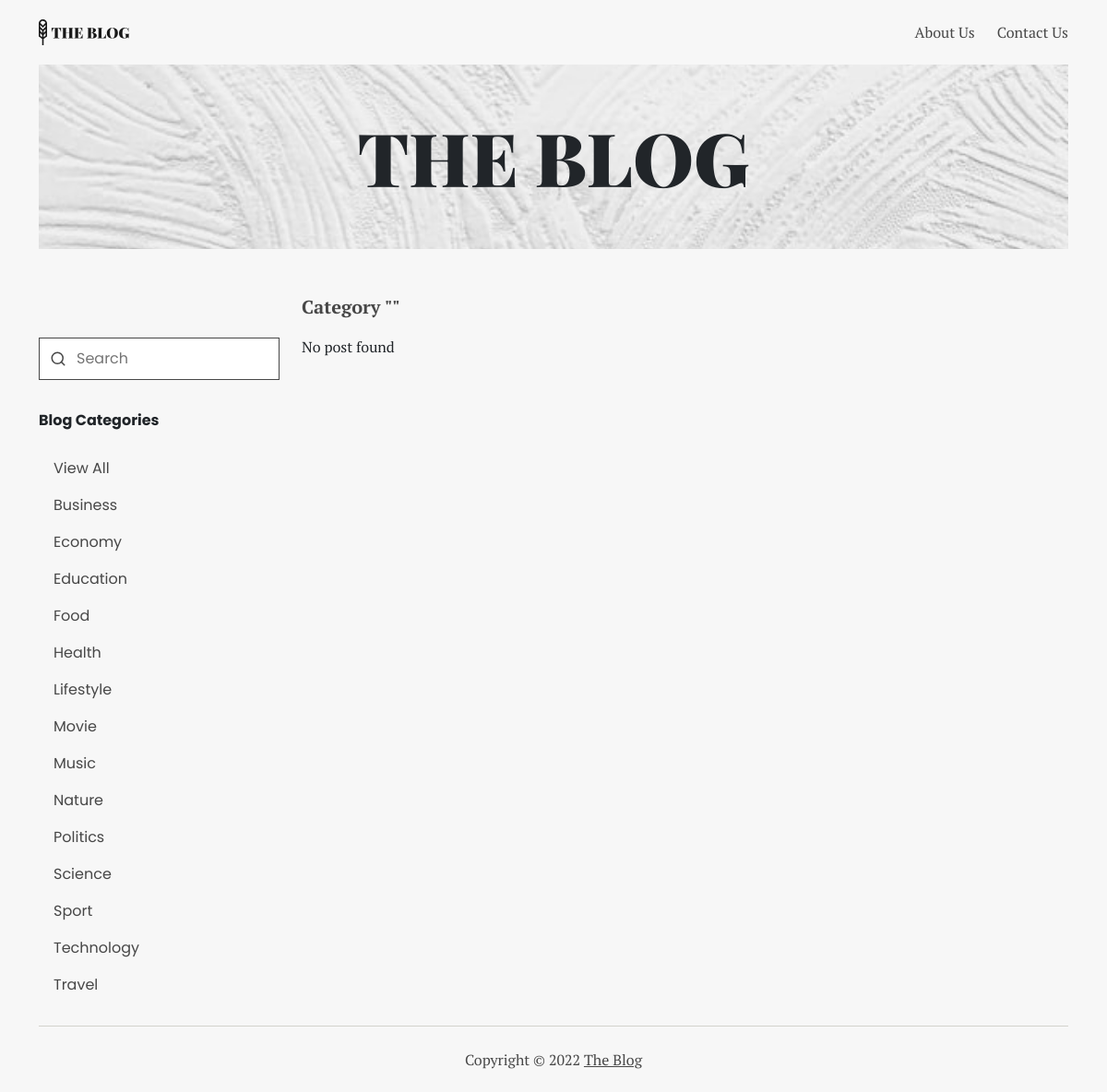
The app's page /category.php with its own data.
### tables this page shows
CREATE TABLE `category` (
  `id` int(11) NOT NULL,
  `name` varchar(250) NOT NULL,
  `createdAt` datetime NOT NULL
);

### category.php (the view, shortened to what this page needs)
<?php
include './connection.php';
$category_name = $_GET['name'];
$sql_category = "SELECT * FROM category ORDER BY name";
$query_category = mysqli_query($conn, $sql_category);
if ($category_name == 'All') {
	$sql_post = "SELECT post.id, post.title, post.body, post.image, post.created_at, user.first_name AS 'author'
							FROM post
							LEFT JOIN user ON post.id_user = user.id
							ORDER BY created_at DESC";
} else {
	$sql_post = "SELECT post.id, post.title, post.body, post.image, post.created_at, user.first_name AS 'author'
								FROM post
								LEFT JOIN user ON post.id_user = user.id
								WHERE category = '$category_name'
								ORDER BY created_at DESC";
}
$query_post = mysqli_query($conn, $sql_post);
?>
<!DOCTYPE html>
<html lang="en">
<head>
	<link rel="stylesheet" href="./style/bootstrap.min.css" />
	<link rel="stylesheet" href="./style/main.css" />
</head>
<body>
	<div class="container">
		<nav class="nav-main" aria-label="main navigation">
			<a href="./"><img src="./assets/logo.svg" alt="The Blog Logo" /></a>
			<div>
				<a href="#">About Us</a>
				<a href="#">Contact Us</a>
			</div>
		</nav>
		<header>
			<section class="banner">
				<img src="./assets/banner.jpg" alt="Banner" />
				<h1 class="display-1">THE BLOG</h1>
			</section>
		</header>
		<main>
			<div class="row mt-0 mt-md-5">
				<aside class="col-12 col-md-3 mt-5 mb-4">
					<form action="./search.php" method="get" class="search">
						<input type="text" name="name" class="input" placeholder="Search" />
						<img src="./assets/ic_search.svg" alt="" />
					</form>
					<div class="category">
						<p class="category__title">Blog Categories</p>
						<nav class="nav-side" aria-label="Category Navigation">
							<a href="category.php?name=All">
								<p class="<?php if ($category_name == 'All') echo 'active' ?>">View All</p>
							</a>
							<?php while ($row = mysqli_fetch_array($query_category)) { ?>
								<a href="category.php?name=<?= $row['name'] ?>">
									<p class='<?php if ($category_name == $row['name']) echo 'active' ?>'><?= $row['name'] ?></p>
								</a>
							<?php } ?>
						</nav>
					</div>
				</aside>
				<article class="col-12 col-md-9 post">
					<?php if ($category_name == 'All') { ?>
						<p class="title-post">All Post</p>
					<?php } else { ?>
						<p class="title-post">Category "<?= $category_name ?>"</p>
					<?php } ?>
					<div class="row mb-3">
						<?php if (mysqli_num_rows($query_post) <= 0) { ?> <p>No post found</p> <?php } ?>
					</div>
				</article>
			</div>
		</main>
		<footer>
			<p>Copyright © <?= date('Y') ?> <a href="#">The Blog</a></p>
		</footer>
	</div>
</body>
</html>

### style/main.css (style rules this page uses)
:root { --background: #f7f7f7; --soft: #d3d2cc; --active: #efead7; --dark: #474747; --darker: #181818; }
* { font-family: "PT Serif", serif; padding: 0; }
body { background-color: var(--background); }
.nav-main { display: flex; height: 70px; justify-content: space-between; align-items: center; }
.nav-main > div { display: flex; gap: 24px; }
.nav-main > div a { text-decoration: none; color: var(--dark); border-bottom: 1px solid var(--background); transition: 0.2s; }
aside * { font-family: Poppins, sans-serif; }
.nav-side a { text-decoration: none; color: var(--dark); }
.nav-side p { margin: 0; padding: 8px 16px; }
.category__title { font-weight: bold; margin: 32px 0 20px 0; }
.input { width: 100%; padding: 10px; border: 1px solid var(--dark); background-color: #fff; }
.search .input { padding-left: 40px; }
form.search { position: relative; display: flex; align-items: center; }
form.search img { position: absolute; left: 12px; }
.title-post { font-weight: bold; font-size: 20px; color: var(--dark); }
.banner { width: 100%; display: flex; align-items: center; justify-content: center; position: relative; }
.banner > img { width: 100%; max-height: 200px; object-fit: cover; background-repeat: no-repeat; }
.banner > h1 { font-family: "Playfair Display", serif; font-weight: 900; position: absolute; text-align: center; margin: 0; }
article { margin: 36px 0; }
footer { display: flex; justify-content: center; align-items: center; height: 72px; border-top: 1px solid var(--soft); }
footer * { color: var(--dark); margin: 0; }

### records on screen
category: name "Business"
category: name "Economy"
category: name "Education"
category: name "Food"
category: name "Health"
category: name "Lifestyle"
category: name "Movie"
category: name "Music"
category: name "Nature"
category: name "Politics"
category: name "Science"
category: name "Sport"
category: name "Technology"
category: name "Travel"
